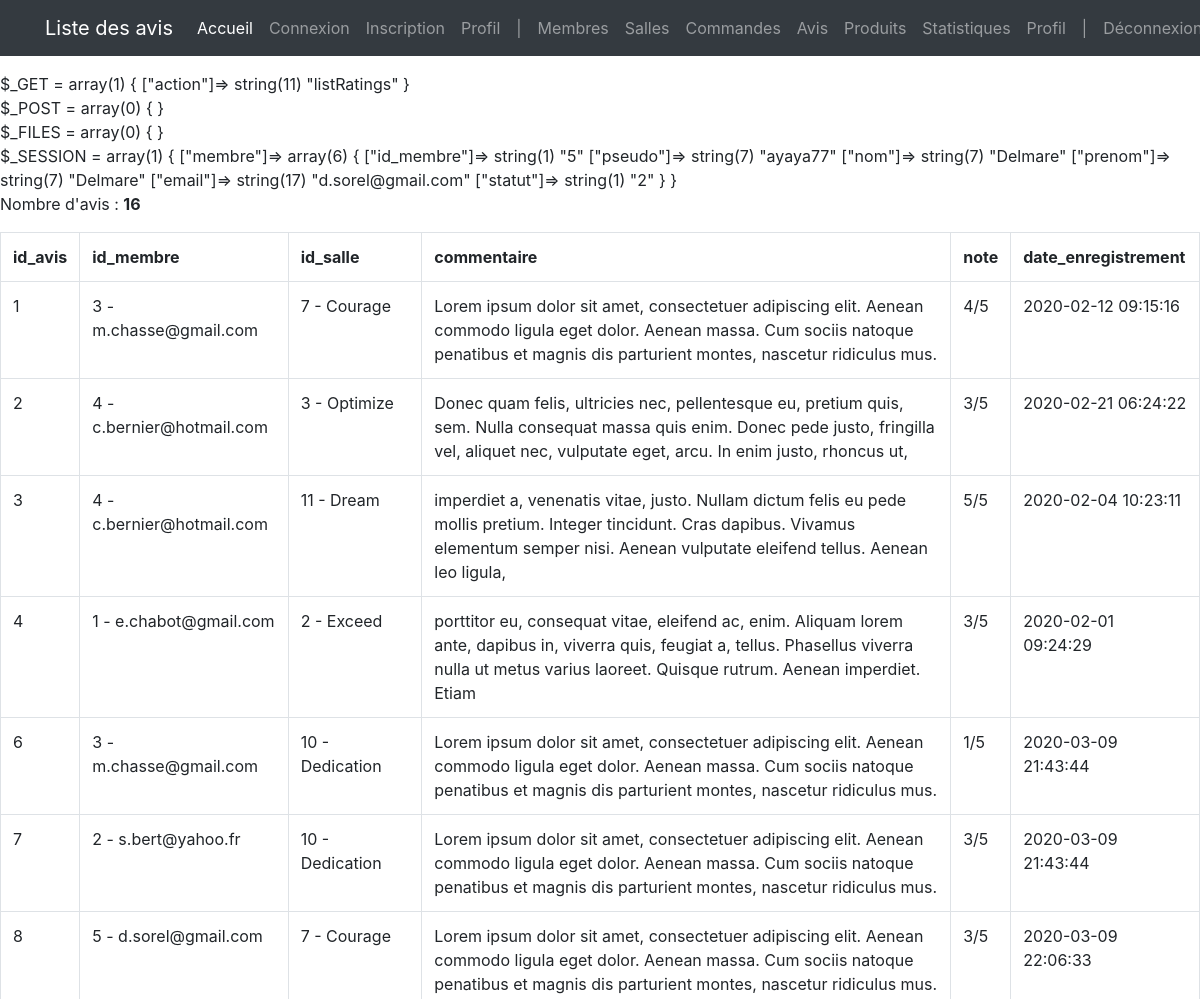
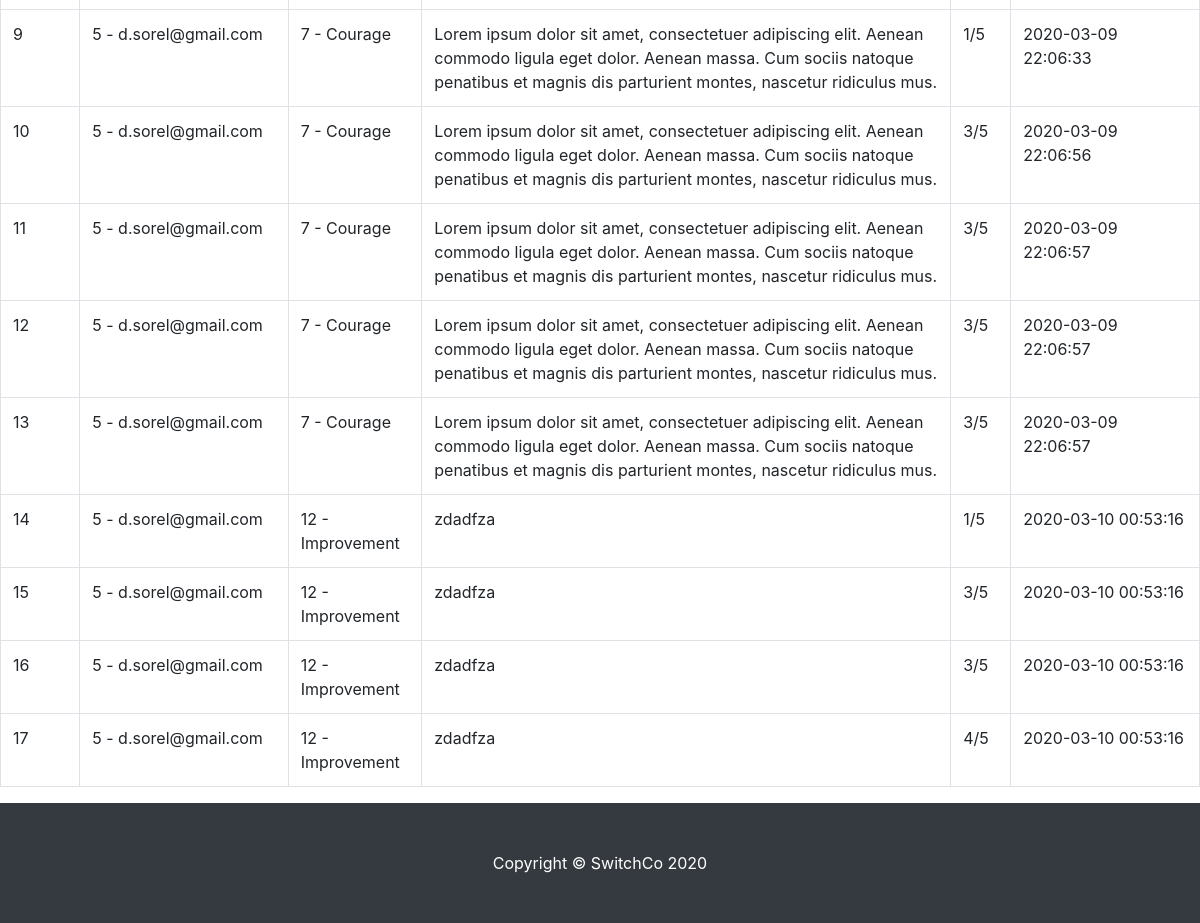
/index.php?action=listRatings (signed in), run on the app's committed database (2 pictures, top to bottom).
### tables this page shows
CREATE TABLE `avis` (
  `id_avis` int(3) NOT NULL,
  `id_membre` int(3) NOT NULL,
  `id_salle` int(3) NOT NULL,
  `commentaire` text NOT NULL,
  `note` int(2) NOT NULL,
  `date_enregistrement` datetime NOT NULL DEFAULT current_timestamp()
);

CREATE TABLE `membre` (
  `id_membre` int(3) NOT NULL,
  `pseudo` varchar(20) NOT NULL,
  `mdp` varchar(60) NOT NULL,
  `nom` varchar(20) NOT NULL,
  `prenom` varchar(20) NOT NULL,
  `email` varchar(50) NOT NULL,
  `civilite` enum('m','f') NOT NULL,
  `statut` int(1) NOT NULL,
  `date_enregistrement` datetime NOT NULL
);

CREATE TABLE `salle` (
  `id_salle` int(3) NOT NULL,
  `titre` varchar(200) NOT NULL,
  `description` text NOT NULL,
  `photo` varchar(200) DEFAULT NULL,
  `pays` varchar(20) NOT NULL,
  `ville` varchar(20) NOT NULL,
  `adresse` varchar(50) NOT NULL,
  `cp` int(5) NOT NULL,
  `capacite` int(3) NOT NULL,
  `categorie` enum('reunion','bureau','formation') NOT NULL
);

### controller/controller.php (called while the page is built, shortened)
<?php
require('model/model.php');
function showRatings()
{
    $notice_list = getAllRatings();
    require('view/back-office/ratingsView.php');
}

### model/model.php (called while the page is built, shortened)
<?php
function dbConnect()
{
    $host_db = 'mysql:host=localhost;dbname=projet_switch';
    $login = 'root';
    $password = '';
    $options = array(
        PDO::ATTR_ERRMODE => PDO::ERRMODE_WARNING,
        PDO::MYSQL_ATTR_INIT_COMMAND => 'SET NAMES utf8'
    );
    return new PDO($host_db, $login, $password, $options);
}
function getAllRatings()
{
    $pdo = dbConnect();
    return $pdo->query('SELECT avis.id_avis, avis.id_membre, membre.email, avis.id_salle, salle.titre, avis.commentaire, avis.note, avis.date_enregistrement
    FROM avis, membre, salle
    WHERE avis.id_membre = membre.id_membre
    AND avis.id_salle = salle.id_salle');
}

### view/back-office/ratingsView.php (the view, shortened to what this page needs)
<?php if (!empty($notice_list)) {
    echo '<p>Nombre d\'avis : <b>' . $notice_list->rowCount() . '</b></p>';
} ?>
    <div class="table-responsive">
        <table class="table table-bordered">
            <tr>
                <th>id_avis</th>
                <th>id_membre</th>
                <th>id_salle</th>
                <th>commentaire</th>
                <th>note</th>
                <th>date_enregistrement</th>
            </tr>
            <?php
            while ($avis = $notice_list->fetch(PDO::FETCH_ASSOC)) {
                echo '<tr>';
                echo '<td>' . $avis['id_avis'] . '</td>';
                echo '<td>' . $avis['id_membre'] . ' - ' . $avis['email'] . '</td>';
                echo '<td>' . $avis['id_salle'] . ' - ' . $avis['titre'] . '</td>';
                echo '<td>' . $avis['commentaire'] . '</td>';
                echo '<td>' . $avis['note'] . '/5</td>';
                echo '<td>' . $avis['date_enregistrement'] . '</td>';
                echo '</tr>';
            }
            ?>
        </table>
    </div>
<?php require('view/template/template.php'); ?>

### css/shop-homepage.css (style rules this page uses)
body { padding-top: 56px; }

### data on the page
avis: id_avis "1", id_membre "3", id_membre.email "m.chasse@gmail.com", id_salle "7", id_salle.titre "Courage", commentaire "Lorem ipsum dolor sit amet, consectetuer adipiscing elit. Aenean commodo ligula eget dolor. Aenean massa. Cum sociis natoque penatibus et magnis dis parturient montes, nascetur ridiculus mus.", note "4", date_enregistrement "2020-02-12 09:15:16"
avis: id_avis "2", id_membre "4", id_membre.email "c.bernier@hotmail.com", id_salle "3", id_salle.titre "Optimize", commentaire "Donec quam felis, ultricies nec, pellentesque eu, pretium quis, sem. Nulla consequat massa quis enim. Donec pede justo, fringilla vel, aliquet nec, vulputate eget, arcu. In enim justo, rhoncus ut,", note "3", date_enregistrement "2020-02-21 06:24:22"
avis: id_avis "3", id_membre "4", id_membre.email "c.bernier@hotmail.com", id_salle "11", id_salle.titre "Dream", commentaire "imperdiet a, venenatis vitae, justo. Nullam dictum felis eu pede mollis pretium. Integer tincidunt. Cras dapibus. Vivamus elementum semper nisi. Aenean vulputate eleifend tellus. Aenean leo ligula,", note "5", date_enregistrement "2020-02-04 10:23:11"
avis: id_avis "4", id_membre "1", id_membre.email "e.chabot@gmail.com", id_salle "2", id_salle.titre "Exceed", commentaire "porttitor eu, consequat vitae, eleifend ac, enim. Aliquam lorem ante, dapibus in, viverra quis, feugiat a, tellus. Phasellus viverra nulla ut metus varius laoreet. Quisque rutrum. Aenean imperdiet. Etiam", note "3", date_enregistrement "2020-02-01 09:24:29"
avis: id_avis "6", id_membre "3", id_membre.email "m.chasse@gmail.com", id_salle "10", id_salle.titre "Dedication", commentaire "Lorem ipsum dolor sit amet, consectetuer adipiscing elit. Aenean commodo ligula eget dolor. Aenean massa. Cum sociis natoque penatibus et magnis dis parturient montes, nascetur ridiculus mus.", note "1", date_enregistrement "2020-03-09 21:43:44"
avis: id_avis "7", id_membre "2", id_membre.email "s.bert@yahoo.fr", id_salle "10", id_salle.titre "Dedication", commentaire "Lorem ipsum dolor sit amet, consectetuer adipiscing elit. Aenean commodo ligula eget dolor. Aenean massa. Cum sociis natoque penatibus et magnis dis parturient montes, nascetur ridiculus mus.", note "3", date_enregistrement "2020-03-09 21:43:44"
avis: id_avis "8", id_membre "5", id_membre.email "d.sorel@gmail.com", id_salle "7", id_salle.titre "Courage", commentaire "Lorem ipsum dolor sit amet, consectetuer adipiscing elit. Aenean commodo ligula eget dolor. Aenean massa. Cum sociis natoque penatibus et magnis dis parturient montes, nascetur ridiculus mus.", note "3", date_enregistrement "2020-03-09 22:06:33"
avis: id_avis "9", id_membre "5", id_membre.email "d.sorel@gmail.com", id_salle "7", id_salle.titre "Courage", commentaire "Lorem ipsum dolor sit amet, consectetuer adipiscing elit. Aenean commodo ligula eget dolor. Aenean massa. Cum sociis natoque penatibus et magnis dis parturient montes, nascetur ridiculus mus.", note "1", date_enregistrement "2020-03-09 22:06:33"
avis: id_avis "10", id_membre "5", id_membre.email "d.sorel@gmail.com", id_salle "7", id_salle.titre "Courage", commentaire "Lorem ipsum dolor sit amet, consectetuer adipiscing elit. Aenean commodo ligula eget dolor. Aenean massa. Cum sociis natoque penatibus et magnis dis parturient montes, nascetur ridiculus mus.", note "3", date_enregistrement "2020-03-09 22:06:56"
avis: id_avis "11", id_membre "5", id_membre.email "d.sorel@gmail.com", id_salle "7", id_salle.titre "Courage", commentaire "Lorem ipsum dolor sit amet, consectetuer adipiscing elit. Aenean commodo ligula eget dolor. Aenean massa. Cum sociis natoque penatibus et magnis dis parturient montes, nascetur ridiculus mus.", note "3", date_enregistrement "2020-03-09 22:06:57"
avis: id_avis "12", id_membre "5", id_membre.email "d.sorel@gmail.com", id_salle "7", id_salle.titre "Courage", commentaire "Lorem ipsum dolor sit amet, consectetuer adipiscing elit. Aenean commodo ligula eget dolor. Aenean massa. Cum sociis natoque penatibus et magnis dis parturient montes, nascetur ridiculus mus.", note "3", date_enregistrement "2020-03-09 22:06:57"
avis: id_avis "13", id_membre "5", id_membre.email "d.sorel@gmail.com", id_salle "7", id_salle.titre "Courage", commentaire "Lorem ipsum dolor sit amet, consectetuer adipiscing elit. Aenean commodo ligula eget dolor. Aenean massa. Cum sociis natoque penatibus et magnis dis parturient montes, nascetur ridiculus mus.", note "3", date_enregistrement "2020-03-09 22:06:57"
avis: id_avis "14", id_membre "5", id_membre.email "d.sorel@gmail.com", id_salle "12", id_salle.titre "Improvement", commentaire "zdadfza", note "1", date_enregistrement "2020-03-10 00:53:16"
avis: id_avis "15", id_membre "5", id_membre.email "d.sorel@gmail.com", id_salle "12", id_salle.titre "Improvement", commentaire "zdadfza", note "3", date_enregistrement "2020-03-10 00:53:16"
avis: id_avis "16", id_membre "5", id_membre.email "d.sorel@gmail.com", id_salle "12", id_salle.titre "Improvement", commentaire "zdadfza", note "3", date_enregistrement "2020-03-10 00:53:16"
avis: id_avis "17", id_membre "5", id_membre.email "d.sorel@gmail.com", id_salle "12", id_salle.titre "Improvement", commentaire "zdadfza", note "4", date_enregistrement "2020-03-10 00:53:16"

### other printed values
$title "Liste des avis"
$notice_list->rowCount() "16"
